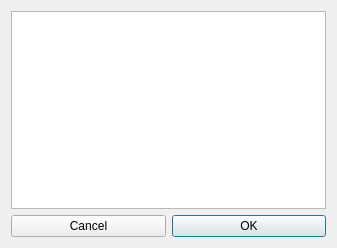
<?xml version="1.0" encoding="UTF-8"?>
<ui version="4.0">
 <class>GroupMemberDialog</class>
 <widget class="QDialog" name="GroupMemberDialog">
  <property name="geometry">
   <rect>
    <x>0</x>
    <y>0</y>
    <width>337</width>
    <height>248</height>
   </rect>
  </property>
  <property name="windowTitle">
   <string>Members</string>
  </property>
  <property name="windowIcon">
   <iconset resource="../images.qrc">
    <normaloff>:/icons/openlmi-logo_full-color_light-bg.png</normaloff>:/icons/openlmi-logo_full-color_light-bg.png</iconset>
  </property>
  <layout class="QGridLayout" name="gridLayout">
   <item row="0" column="0" colspan="2">
    <widget class="QListWidget" name="list">
     <property name="selectionMode">
      <enum>QAbstractItemView::MultiSelection</enum>
     </property>
    </widget>
   </item>
   <item row="1" column="0">
    <widget class="QPushButton" name="cancel_button">
     <property name="text">
      <string>Cancel</string>
     </property>
    </widget>
   </item>
   <item row="1" column="1">
    <widget class="QPushButton" name="ok_button">
     <property name="text">
      <string>OK</string>
     </property>
     <property name="default">
      <bool>true</bool>
     </property>
    </widget>
   </item>
  </layout>
 </widget>
 <resources>
  <include location="../images.qrc"/>
 </resources>
 <connections/>
</ui>
